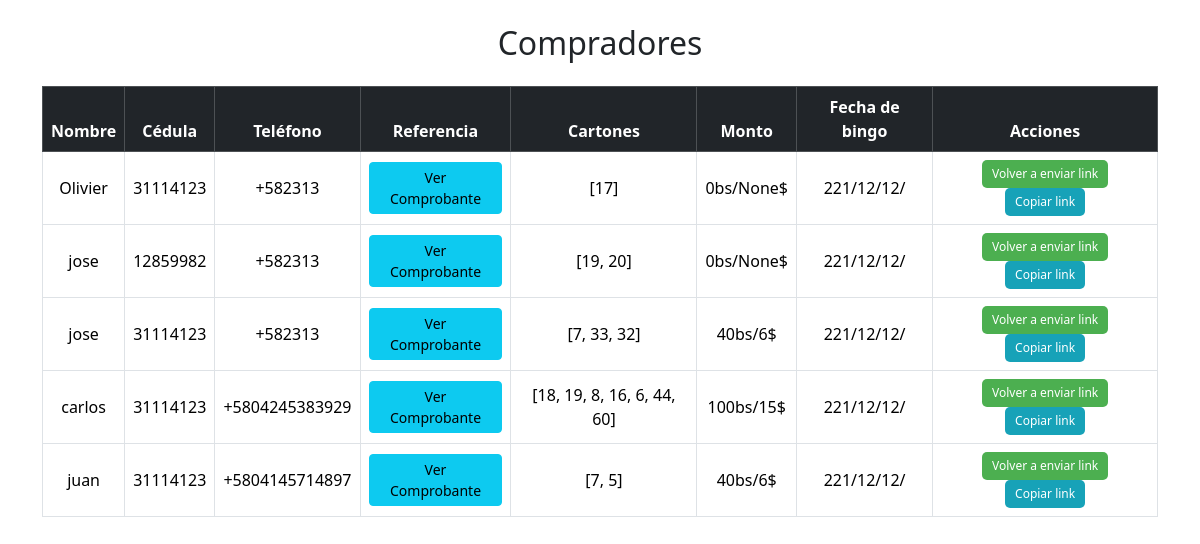
The app's page /admin/dashboard/solicitudes (signed in) with its own data.
### tables this page shows
CREATE TABLE requeridos (
    id INTEGER PRIMARY KEY AUTOINCREMENT,
    nombre_apellidos TEXT NOT NULL,
    cedula TEXT NOT NULL,
    telefono TEXT NOT NULL,
    referencia TEXT NOT NULL,
    cartones_solicitados INTEGER NOT NULL,
    monto TEXT NOT NULL,
    fecha TEXT NOT NULL,
    estatus TEXT DEFAULT NULL,
    link TEXT
);

### app.py (the view)
@app.route("/admin/dashboard/solicitudes")
@login_required  # Ruta protegida por login
def admin_dashboard_solicitudes():
    solicitudes = get_data()  # Recupera los datos de la tabla
    return render_template("admin_solicitudes.html", solicitudes=solicitudes)

### app.py (called while the page is built)
def login_required(f):
    @wraps(f)
    def decorated_function(*args, **kwargs):
        if not session.get('logged_in'):  # Verifica si el usuario está autenticado
            return redirect(url_for('admin_index'))  # Redirige al login si no está autenticado
        return f(*args, **kwargs)
    return decorated_function

### crud.py (called while the page is built)
def get_data():
    conn = sqlite3.connect('bingo.db')
    cursor = conn.cursor()
    cursor.execute("SELECT * FROM requeridos")
    rows = cursor.fetchall()
    conn.close()
    solicitudes = []
    for row in rows:
        solicitud = {
            "id": row[0],
            "nombre": row[1],
            "cedula": row[2],
            "telefono": row[3],
            "referencia": row[4],
            "cartones": row[5],
            "monto": row[6],
            "fecha": row[7],
            "estatus": row[8],
            "link": row[9]
        }
        solicitudes.append(solicitud)
    return solicitudes

### templates/admin_solicitudes.html (shortened to what this page needs)
<!DOCTYPE html>
<html lang="es">
<head>
    <link href="https://cdn.jsdelivr.net/npm/bootstrap@5.3.3/dist/css/bootstrap.min.css" rel="stylesheet">
</head>
<body>
    <div class="container my-4">
        <h2 class="text-center mb-4">Compradores</h2>
        <div class="table-responsive">
            <table class="table table-hover table-bordered align-middle text-center">
                <thead class="table-dark">
                    <tr>
                        <th>Nombre</th>
                        <th>Cédula</th>
                        <th>Teléfono</th>
                        <th>Referencia</th>
                        <th>Cartones</th>
                        <th>Monto</th>
                        <th>Fecha de bingo</th>
                        <th>Acciones</th>
                    </tr>
                </thead>
                <tbody>
                    {% for solicitud in solicitudes %}
                    <tr>
                        <td class="clickable-cell">{{ solicitud.nombre }}</td>
                        <td class="clickable-cell">{{ solicitud.cedula }}</td>
                        <td class="clickable-cell">{{ solicitud.telefono }}</td>
                        <td class="clickable-cell">
                            {% if solicitud.referencia %}
                                <button class="btn btn-info btn-sm" onclick="mostrarImagen('{{ solicitud.referencia }}')">
                                    Ver Comprobante
                                </button>
                            {% else %}
                                No hay comprobante
                            {% endif %}
                        </td>
                        <td class="clickable-cell">{{ solicitud.cartones }}</td>
                        <td class="clickable-cell">{{ solicitud.monto }}</td>
                        <td class="clickable-cell">{{ solicitud.fecha }}</td>
                        <td>
                            <button
                            id="btn-{{ solicitud.id }}"
                            class="btn btn-delete"
                            data-telefono="{{ solicitud.telefono }}"
                            data-id="{{ solicitud.id }}"
                            data-link="{{ solicitud.link }}"
                            onclick="enviarMensaje(this)">
                            {% if solicitud.estatus == 'enviado' %}
                                Volver a enviar link
                            {% else %}
                                Enviar link
                            {% endif %}
                        </button>
                            <button
                                class="btn-copy"
                                data-link="{{ solicitud.link }}"
                                onclick="copiarLink(this)">
                                Copiar link
                            </button>
                        </td>
                    </tr>
                    {% endfor %}
                </tbody>
            </table>
        </div>
    </div>
</body>
</html>

### templates/admin_solicitudes.html (style rules this page uses)
.btn-delete { background-color: #4CAF50; color: white; border: none; padding: 5px 10px; border-radius: 5px; font-size: 12px; transition: background-color 0.3s ease; }
.btn-copy { background-color: #17a2b8; color: white; border: none; padding: 5px 10px; border-radius: 5px; font-size: 12px; transition: background-color 0.3s ease; }
.table-responsive { margin-bottom: 1rem; overflow-x: auto; -webkit-overflow-scrolling: touch; }
.clickable-cell { cursor: pointer; }

### records on screen
requeridos: nombre "Olivier", cedula "31114123", telefono "+582313", cartones "[17]", monto "0bs/None$", fecha "221/12/12/", estatus "Volver a enviar link"
requeridos: nombre "jose", cedula "12859982", telefono "+582313", cartones "[19, 20]", monto "0bs/None$", fecha "221/12/12/", estatus "Volver a enviar link"
requeridos: nombre "jose", cedula "31114123", telefono "+582313", cartones "[7, 33, 32]", monto "40bs/6$", fecha "221/12/12/", estatus "Volver a enviar link"
requeridos: nombre "carlos", cedula "31114123", telefono "+5804245383929", cartones "[18, 19, 8, 16, 6, 44, 60]", monto "100bs/15$", fecha "221/12/12/", estatus "Volver a enviar link"
requeridos: nombre "juan", cedula "31114123", telefono "+5804145714897", cartones "[7, 5]", monto "40bs/6$", fecha "221/12/12/", estatus "Volver a enviar link"
